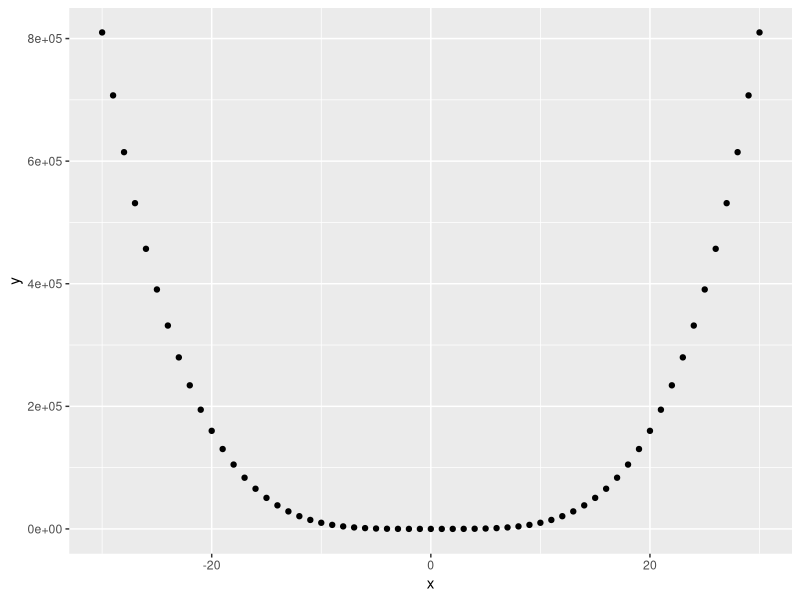
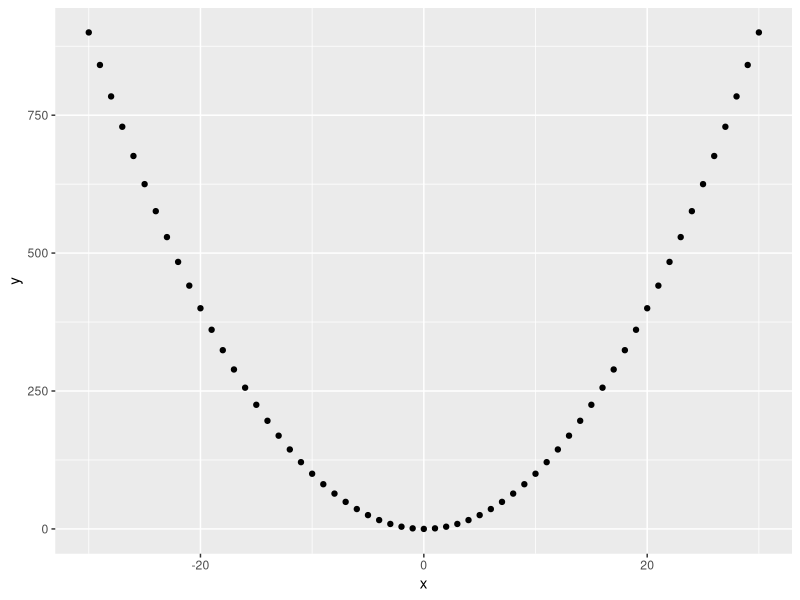
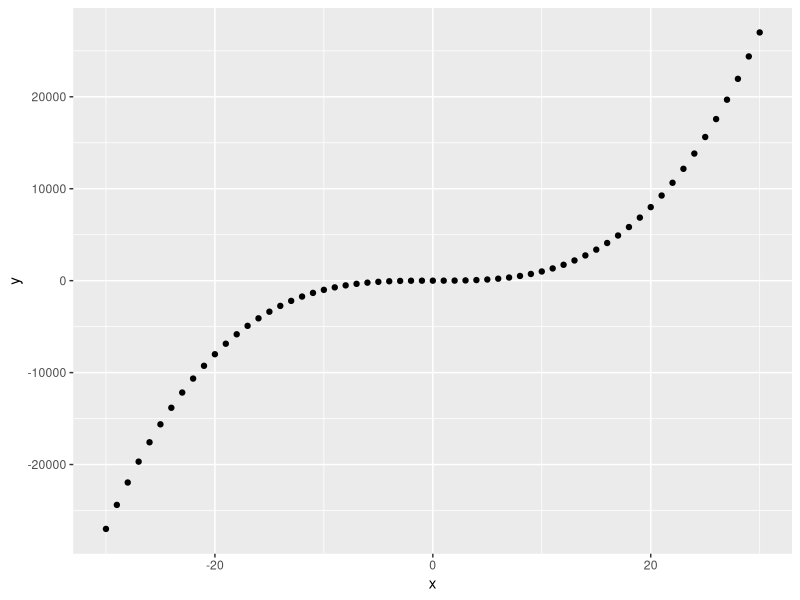
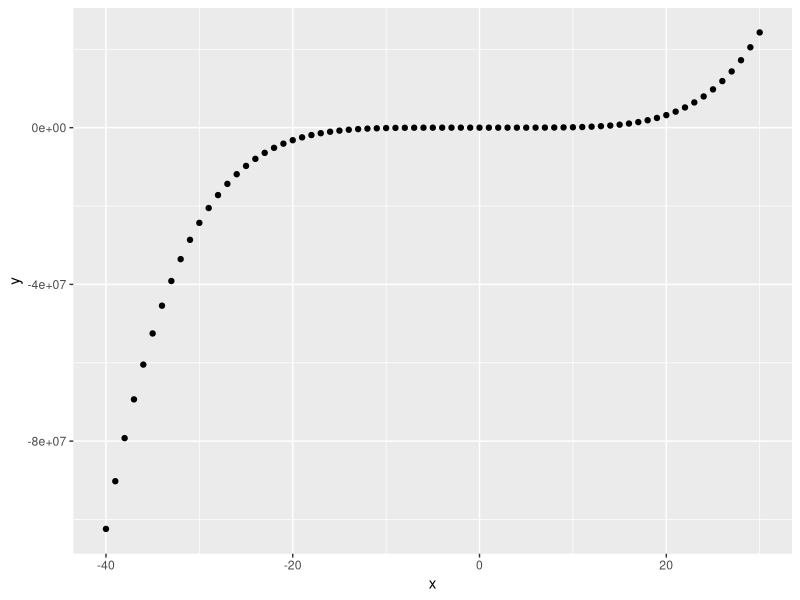

Reproduce these figures in R, in order.
## ---- chunk 1
library(ggplot2)
## ---- chunk 2
  x <- -30:30
  y <- x^4
## ---- chunk 3
x
## ---- chunk 4
y
## ---- chunk 5
qplot(x,y)
## ---- chunk 6
create_plot <- function (x, n) {
  y <- x^n
  qplot(x, y)
}
## ---- chunk 7
create_plot(x, 2)
## ---- chunk 8
create_plot(x, 3)
## ---- chunk 9
create_plot(-40:30, 5)
